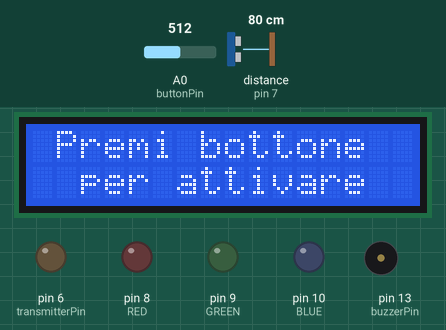
Bench run of a sketch on a simulated Arduino Uno, built with avr-gcc and run on an emulated ATmega328P. On the bench: 16×2 character LCD, output pins drawn as LEDs (lit = HIGH), buzzer (waves = sounding). The test bench sets the inputs (shaded band); at power-on: A0 (buttonPin) = 512, distance to the obstacle (sensor on pin 7) 80 cm. The echo pulse lasts 58.3 µs per cm.

Above: at 4.2 s.
4.3 s: A0 (buttonPin) set to 589
5.8 s: A0 (buttonPin) set to 619
At 6.27 s:
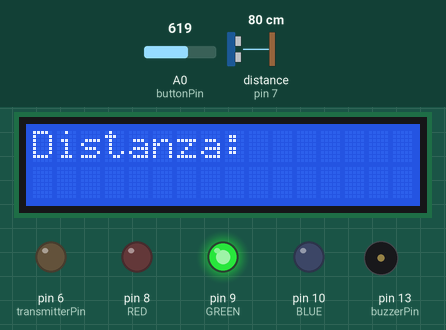
8.0 s: A0 (buttonPin) set to 590
At 8.36 s:
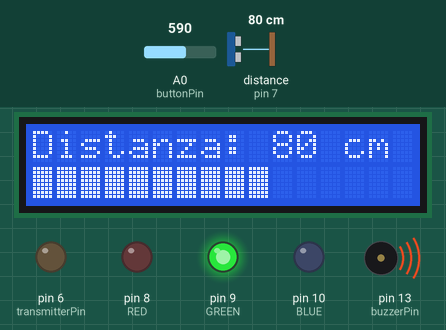
11.0 s: distance to the obstacle (sensor on pin 7) set to 35 cm
At 11.75 s:
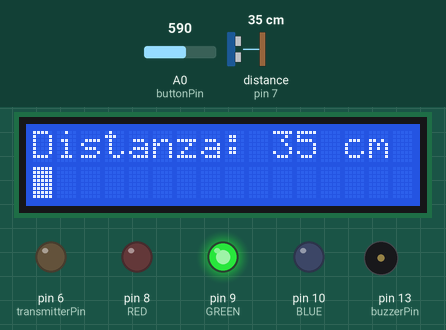
13.8 s: distance to the obstacle (sensor on pin 7) set to 120 cm
At 14.17 s:
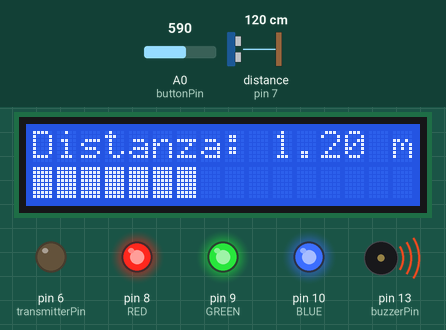
16.1 s: distance to the obstacle (sensor on pin 7) set to 2 cm
At 16.62 s:
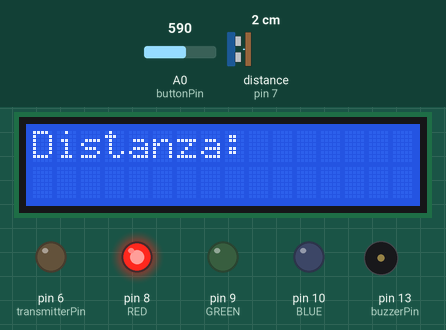
Timing chart, 0 to 19.2 s (numbered marks = the images above; inputs shaded):
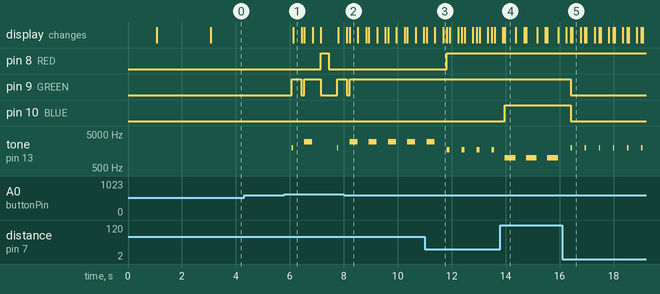

Measured:
- the behaviour switches between 600 and 601 on A0 (buttonPin) (found by bisection; images 0 and 1)
- after the input at 4.3 s, every drawn part: stays the same
- after the input at 5.8 s, pin 8 (RED): LOW → HIGH after 1.3 s, → LOW 0.31 s later; pin 9 (GREEN): goes HIGH 0.35 s, LOW 0.11 s, HIGH 0.61 s, LOW 0.61 s, then HIGH, starting after 0.27 s; tone on pin 13 (buzzerPin): plays 2000 Hz for 0.05 s, 3000 Hz for 0.30 s, 2000 Hz for 0.05 s, starting after 0.27 s; the display: changes after 0.33 s (image 1)
- after the input at 8.0 s, pin 8 (RED): stops changing and stays LOW; pin 9 (GREEN): goes on until 8.2 s, then stays HIGH
- after the input at 11.0 s, pin 8 (RED): LOW → HIGH after 0.82 s
- after the input at 13.8 s, pin 10 (BLUE): LOW → HIGH after 0.17 s; tone on pin 13 (buzzerPin): alternates 1000 Hz for 0.40 s and silent for 0.39 s, starting after 0.17 s; the display: first changes after 0.10 s (image 4 shows a later state)
- after the input at 16.1 s, pin 9 (GREEN): HIGH → LOW after 0.31 s; pin 10 (BLUE): HIGH → LOW after 0.32 s; tone on pin 13 (buzzerPin): alternates 2000 Hz for 0.05 s and silent for 0.47 s, starting after 0.31 s; the display: first changes after 0.15 s (image 5 shows a later state)
- what the display in image 4 shows lasts 0.4 s, from 14.0 s to 14.4 s

The sketch:

Sensore_parcheggio.ino
```cpp
#include <LiquidCrystal.h>

#define DELAY_LOOP 300

// Macro sensore ultrasuoni
#define SOUND_SPEED 0.0343

#define S1_D 20
#define S2_D 40
#define S3_D 80
#define S4_D 150

#define MAX_D 200

// Macro buzzer
#define TONE 2000

#define S1_P 50
#define S2_P 100
#define S3_P 300
#define S4_P 400

// Macro LED
#define RED 8
#define GREEN 9
#define BLUE 10

#define L_OFF 0
#define L_RED 1
#define L_GREEN 2
#define L_BLUE 3
#define L_MAGENTA 4
#define L_YELLOW 5
#define L_CYAN 6
#define L_WHITE 7


// Macro LCD
#define MAX_BLOCKS 16

/*

+-------+-----------+--------+
| STAGE | DISTANCE  | PERIOD |
|-------+-----------+--------+
|   1   |   0 - 20  |    50  |
|   2   |  20 - 40  |   100  |
|   3   |  40 - 80  |   300  |
|   4   |  80 - 150 |   400  |
|   5   | 150 - 200 |   ///  |
|  MAX  |   > 200   |   ///  |
+-------+-----------+--------+

*/

// Pin sensore ultrasuoni
const int transmitterPin = 6;
const int receiverPin = 7;

// Pin buzzer
const int buzzerPin = 13;
const int buttonPin = A0;

// Inizializzazione LCD
LiquidCrystal lcd(12, 11, 5, 4, 3, 2);


// Altre variabili
float duration, distance;
bool isActive;
int buttonState;
int numBlocks;
bool firstActivation = false;


void setup() {

    // Inizializzazione PIN e Variabili
    pinMode(transmitterPin, OUTPUT);
    pinMode(receiverPin, INPUT);

    pinMode(buzzerPin, OUTPUT);

    pinMode(buttonPin, INPUT);

    pinMode(RED, OUTPUT);
    pinMode(GREEN, OUTPUT);
    pinMode(BLUE, OUTPUT);

    distance = 0;
    isActive = false;

    lcd.begin(16, 2);
    delay(1000);

    // Intro & Welcome Message
    lcd.write("   Benvenuto!   ");
    delay(2000);
    lcd.clear();
    lcd.write(" Premi bottone ");
    lcd.setCursor(0, 1);
    lcd.write("  per attivare  ");

    Serial.begin(9600);
}


void loop() {

    // Entro nell'if solo se il bottone viene premuto
    if(analogRead(buttonPin) > 600){

        isActive = !isActive;

        // Accensione dispositivo
        if(isActive){
            light(L_GREEN);

            tone(buzzerPin, TONE);
          	delay(S1_P);
          	noTone(buzzerPin);

            lcd.clear();
            lcd.setCursor(0, 0);
            lcd.write("Distanza: ");
        }

        // Spegnimento dispositivo
        else{
            light(L_RED);

            lcd.clear();
            lcd.write(" Premi bottone ");
            lcd.setCursor(0, 1);
            lcd.write("  per attivare  ");
        }

        delay(DELAY_LOOP);

        light(L_OFF);
    }

    // Entro nell'if quando il dispositivo è acceso
    if(isActive){

        // Segnale impulso sensore ultrasuoni
        digitalWrite(transmitterPin, LOW);
        delayMicroseconds(2);
        digitalWrite(transmitterPin, HIGH);
        delayMicroseconds(10);
        digitalWrite(transmitterPin, LOW);

        // Calcolo e stampa distanza
        duration = pulseIn(receiverPin, HIGH);
        distance = (duration * SOUND_SPEED) / 2;

        setDistance(distance);

        // Calcolo del numero di blocchi da far visualizzare
        numBlocks = getDistanceBlocks(distance);

        // Stampa blocchi nel display LCD
        for (int i = 0; i < numBlocks; i++) {
            lcd.setCursor(i, 1);
            lcd.write(255);
            delay(10);
        }


        // Gestione stage avvicinamento
        if(distance < S4_D){

            if(distance < S1_D){
                tone(buzzerPin, TONE);
                light(L_RED);

                delay(S1_P);
            }
            else if(distance < S2_D){
                tone(buzzerPin, 1750);
                light(L_YELLOW);

                delay(S2_P);
            }
            else if(distance < S3_D){
                tone(buzzerPin, 3000);
                light(L_GREEN);

                delay(S3_P);
            }
            else{
                tone(buzzerPin, 1000);
                light(L_WHITE);

                delay(S4_P);
            }

            noTone(buzzerPin);
        }
        else{
            light(L_OFF);

            delay(DELAY_LOOP);
        }

        resetCursor();
    }

    delay(DELAY_LOOP);
}


// Procedura che gestisce i possibili colori del LED
void light(int state){

    switch(state){

        case L_OFF:

            digitalWrite(RED, LOW);
            digitalWrite(GREEN, LOW);
            digitalWrite(BLUE, LOW);

            break;


        case L_RED:

            digitalWrite(RED, HIGH);
            digitalWrite(GREEN, LOW);
            digitalWrite(BLUE, LOW);

            break;


        case L_GREEN:

            digitalWrite(RED, LOW);
            digitalWrite(GREEN, HIGH);
            digitalWrite(BLUE, LOW);

            break;


        case L_BLUE:

            digitalWrite(RED, LOW);
            digitalWrite(GREEN, LOW);
            digitalWrite(BLUE, HIGH);

            break;


        case L_MAGENTA:

            digitalWrite(RED, HIGH);
            digitalWrite(GREEN, LOW);
            digitalWrite(BLUE, HIGH);

            break;


        case L_YELLOW:

            digitalWrite(RED, HIGH);
            digitalWrite(GREEN, HIGH);
            digitalWrite(BLUE, LOW);

            break;


        case L_CYAN:

            digitalWrite(RED, LOW);
            digitalWrite(GREEN, HIGH);
            digitalWrite(BLUE, HIGH);

            break;


        case L_WHITE:

            digitalWrite(RED, HIGH);
            digitalWrite(GREEN, HIGH);
            digitalWrite(BLUE, HIGH);

            break;
    }
}


// Procedura che pulisce il display ad ogni loop
void resetCursor(){

    for(int j = 0; j < MAX_BLOCKS; j++){
        lcd.setCursor(j, 1);
        lcd.print(" ");
    }

    for(int j = 10; j < MAX_BLOCKS; j++){
        lcd.setCursor(j, 0);
        lcd.print(" ");
    }

}

// Funzione che calcola il numero di blocchi da visualizzare
int getDistanceBlocks(float distance){

    int numBlocks = 0;

    numBlocks = (distance * MAX_BLOCKS) / MAX_D;

    return MAX_BLOCKS - numBlocks;

}

// Procedura che gestisce la stampa della distanza (centimetri o metri)
void setDistance(float distance){

    float newDistance = distance;

    if(distance < 1000){

        lcd.setCursor(10, 0);

        if(newDistance > 100){
            newDistance /= 100;
            lcd.print(newDistance, 2);
            lcd.print(" m");
        }
        else{
            lcd.print(distance, 0);
            lcd.print(" cm");
        }
    }
}
```
